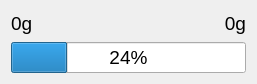
<?xml version="1.0" encoding="UTF-8"?>
<ui version="4.0">
 <class>NutrientProgressBar</class>
 <widget class="QWidget" name="NutrientProgressBar">
  <property name="geometry">
   <rect>
    <x>0</x>
    <y>0</y>
    <width>257</width>
    <height>84</height>
   </rect>
  </property>
  <property name="windowTitle">
   <string>Frame</string>
  </property>
  <layout class="QGridLayout" name="gridLayout">
   <item row="0" column="0">
    <widget class="QLabel" name="total">
     <property name="font">
      <font>
       <pointsize>14</pointsize>
      </font>
     </property>
     <property name="text">
      <string>0g</string>
     </property>
    </widget>
   </item>
   <item row="0" column="1">
    <widget class="QLabel" name="target">
     <property name="font">
      <font>
       <pointsize>14</pointsize>
      </font>
     </property>
     <property name="text">
      <string>0g</string>
     </property>
     <property name="alignment">
      <set>Qt::AlignmentFlag::AlignRight|Qt::AlignmentFlag::AlignTrailing|Qt::AlignmentFlag::AlignVCenter</set>
     </property>
    </widget>
   </item>
   <item row="1" column="0" colspan="2">
    <widget class="QProgressBar" name="bar">
     <property name="font">
      <font>
       <pointsize>14</pointsize>
      </font>
     </property>
     <property name="value">
      <number>24</number>
     </property>
    </widget>
   </item>
  </layout>
 </widget>
 <resources/>
 <connections/>
</ui>
